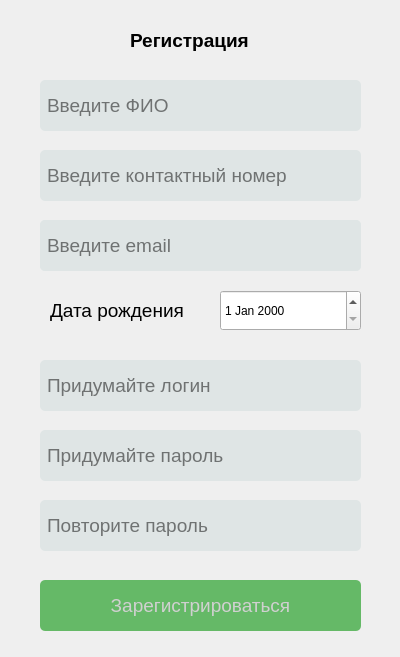
<?xml version="1.0" encoding="UTF-8"?>
<ui version="4.0">
 <class>RegistrationWindow</class>
 <widget class="QDialog" name="RegistrationWindow">
  <property name="geometry">
   <rect>
    <x>0</x>
    <y>0</y>
    <width>400</width>
    <height>657</height>
   </rect>
  </property>
  <property name="windowTitle">
   <string>Dialog</string>
  </property>
  <widget class="QLineEdit" name="salary">
   <property name="geometry">
    <rect>
     <x>40</x>
     <y>220</y>
     <width>321</width>
     <height>51</height>
    </rect>
   </property>
   <property name="palette">
    <palette>
     <active>
      <colorrole role="Button">
       <brush brushstyle="SolidPattern">
        <color alpha="255">
         <red>223</red>
         <green>229</green>
         <blue>229</blue>
        </color>
       </brush>
      </colorrole>
      <colorrole role="Text">
       <brush brushstyle="SolidPattern">
        <color alpha="255">
         <red>0</red>
         <green>0</green>
         <blue>0</blue>
        </color>
       </brush>
      </colorrole>
      <colorrole role="Base">
       <brush brushstyle="SolidPattern">
        <color alpha="255">
         <red>223</red>
         <green>229</green>
         <blue>229</blue>
        </color>
       </brush>
      </colorrole>
      <colorrole role="Window">
       <brush brushstyle="SolidPattern">
        <color alpha="255">
         <red>223</red>
         <green>229</green>
         <blue>229</blue>
        </color>
       </brush>
      </colorrole>
     </active>
     <inactive>
      <colorrole role="Button">
       <brush brushstyle="SolidPattern">
        <color alpha="255">
         <red>223</red>
         <green>229</green>
         <blue>229</blue>
        </color>
       </brush>
      </colorrole>
      <colorrole role="Text">
       <brush brushstyle="SolidPattern">
        <color alpha="255">
         <red>208</red>
         <green>208</green>
         <blue>208</blue>
        </color>
       </brush>
      </colorrole>
      <colorrole role="Base">
       <brush brushstyle="SolidPattern">
        <color alpha="255">
         <red>223</red>
         <green>229</green>
         <blue>229</blue>
        </color>
       </brush>
      </colorrole>
      <colorrole role="Window">
       <brush brushstyle="SolidPattern">
        <color alpha="255">
         <red>223</red>
         <green>229</green>
         <blue>229</blue>
        </color>
       </brush>
      </colorrole>
     </inactive>
     <disabled>
      <colorrole role="Button">
       <brush brushstyle="SolidPattern">
        <color alpha="255">
         <red>223</red>
         <green>229</green>
         <blue>229</blue>
        </color>
       </brush>
      </colorrole>
      <colorrole role="Text">
       <brush brushstyle="SolidPattern">
        <color alpha="96">
         <red>164</red>
         <green>166</green>
         <blue>168</blue>
        </color>
       </brush>
      </colorrole>
      <colorrole role="Base">
       <brush brushstyle="SolidPattern">
        <color alpha="255">
         <red>223</red>
         <green>229</green>
         <blue>229</blue>
        </color>
       </brush>
      </colorrole>
      <colorrole role="Window">
       <brush brushstyle="SolidPattern">
        <color alpha="255">
         <red>223</red>
         <green>229</green>
         <blue>229</blue>
        </color>
       </brush>
      </colorrole>
     </disabled>
    </palette>
   </property>
   <property name="font">
    <font>
     <pointsize>14</pointsize>
     <stylestrategy>PreferDefault</stylestrategy>
    </font>
   </property>
   <property name="styleSheet">
    <string notr="true">QLineEdit {
	padding: 5px;
	border-style: None;
	border-radius: 5px;
	background-color: #dfe5e5
}
QLineEdit:active{
	box-shadow: 1px
}</string>
   </property>
   <property name="placeholderText">
    <string>Введите зарплату</string>
   </property>
  </widget>
  <widget class="QLineEdit" name="phone">
   <property name="geometry">
    <rect>
     <x>40</x>
     <y>150</y>
     <width>321</width>
     <height>51</height>
    </rect>
   </property>
   <property name="palette">
    <palette>
     <active>
      <colorrole role="Button">
       <brush brushstyle="SolidPattern">
        <color alpha="255">
         <red>223</red>
         <green>229</green>
         <blue>229</blue>
        </color>
       </brush>
      </colorrole>
      <colorrole role="Text">
       <brush brushstyle="SolidPattern">
        <color alpha="255">
         <red>0</red>
         <green>0</green>
         <blue>0</blue>
        </color>
       </brush>
      </colorrole>
      <colorrole role="Base">
       <brush brushstyle="SolidPattern">
        <color alpha="255">
         <red>223</red>
         <green>229</green>
         <blue>229</blue>
        </color>
       </brush>
      </colorrole>
      <colorrole role="Window">
       <brush brushstyle="SolidPattern">
        <color alpha="255">
         <red>223</red>
         <green>229</green>
         <blue>229</blue>
        </color>
       </brush>
      </colorrole>
     </active>
     <inactive>
      <colorrole role="Button">
       <brush brushstyle="SolidPattern">
        <color alpha="255">
         <red>223</red>
         <green>229</green>
         <blue>229</blue>
        </color>
       </brush>
      </colorrole>
      <colorrole role="Text">
       <brush brushstyle="SolidPattern">
        <color alpha="255">
         <red>208</red>
         <green>208</green>
         <blue>208</blue>
        </color>
       </brush>
      </colorrole>
      <colorrole role="Base">
       <brush brushstyle="SolidPattern">
        <color alpha="255">
         <red>223</red>
         <green>229</green>
         <blue>229</blue>
        </color>
       </brush>
      </colorrole>
      <colorrole role="Window">
       <brush brushstyle="SolidPattern">
        <color alpha="255">
         <red>223</red>
         <green>229</green>
         <blue>229</blue>
        </color>
       </brush>
      </colorrole>
     </inactive>
     <disabled>
      <colorrole role="Button">
       <brush brushstyle="SolidPattern">
        <color alpha="255">
         <red>223</red>
         <green>229</green>
         <blue>229</blue>
        </color>
       </brush>
      </colorrole>
      <colorrole role="Text">
       <brush brushstyle="SolidPattern">
        <color alpha="96">
         <red>164</red>
         <green>166</green>
         <blue>168</blue>
        </color>
       </brush>
      </colorrole>
      <colorrole role="Base">
       <brush brushstyle="SolidPattern">
        <color alpha="255">
         <red>223</red>
         <green>229</green>
         <blue>229</blue>
        </color>
       </brush>
      </colorrole>
      <colorrole role="Window">
       <brush brushstyle="SolidPattern">
        <color alpha="255">
         <red>223</red>
         <green>229</green>
         <blue>229</blue>
        </color>
       </brush>
      </colorrole>
     </disabled>
    </palette>
   </property>
   <property name="font">
    <font>
     <pointsize>14</pointsize>
     <stylestrategy>PreferDefault</stylestrategy>
    </font>
   </property>
   <property name="styleSheet">
    <string notr="true">QLineEdit {
	padding: 5px;
	border-style: None;
	border-radius: 5px;
	background-color: #dfe5e5
}
</string>
   </property>
   <property name="placeholderText">
    <string>Введите контактный номер</string>
   </property>
  </widget>
  <widget class="QLabel" name="label">
   <property name="geometry">
    <rect>
     <x>130</x>
     <y>30</y>
     <width>141</width>
     <height>21</height>
    </rect>
   </property>
   <property name="font">
    <font>
     <pointsize>14</pointsize>
     <bold>true</bold>
    </font>
   </property>
   <property name="text">
    <string>Регистрация</string>
   </property>
  </widget>
  <widget class="QLineEdit" name="name">
   <property name="geometry">
    <rect>
     <x>40</x>
     <y>80</y>
     <width>321</width>
     <height>51</height>
    </rect>
   </property>
   <property name="palette">
    <palette>
     <active>
      <colorrole role="Button">
       <brush brushstyle="SolidPattern">
        <color alpha="255">
         <red>223</red>
         <green>229</green>
         <blue>229</blue>
        </color>
       </brush>
      </colorrole>
      <colorrole role="Text">
       <brush brushstyle="SolidPattern">
        <color alpha="255">
         <red>0</red>
         <green>0</green>
         <blue>0</blue>
        </color>
       </brush>
      </colorrole>
      <colorrole role="Base">
       <brush brushstyle="SolidPattern">
        <color alpha="255">
         <red>223</red>
         <green>229</green>
         <blue>229</blue>
        </color>
       </brush>
      </colorrole>
      <colorrole role="Window">
       <brush brushstyle="SolidPattern">
        <color alpha="255">
         <red>223</red>
         <green>229</green>
         <blue>229</blue>
        </color>
       </brush>
      </colorrole>
     </active>
     <inactive>
      <colorrole role="Button">
       <brush brushstyle="SolidPattern">
        <color alpha="255">
         <red>223</red>
         <green>229</green>
         <blue>229</blue>
        </color>
       </brush>
      </colorrole>
      <colorrole role="Text">
       <brush brushstyle="SolidPattern">
        <color alpha="255">
         <red>208</red>
         <green>208</green>
         <blue>208</blue>
        </color>
       </brush>
      </colorrole>
      <colorrole role="Base">
       <brush brushstyle="SolidPattern">
        <color alpha="255">
         <red>223</red>
         <green>229</green>
         <blue>229</blue>
        </color>
       </brush>
      </colorrole>
      <colorrole role="Window">
       <brush brushstyle="SolidPattern">
        <color alpha="255">
         <red>223</red>
         <green>229</green>
         <blue>229</blue>
        </color>
       </brush>
      </colorrole>
     </inactive>
     <disabled>
      <colorrole role="Button">
       <brush brushstyle="SolidPattern">
        <color alpha="255">
         <red>223</red>
         <green>229</green>
         <blue>229</blue>
        </color>
       </brush>
      </colorrole>
      <colorrole role="Text">
       <brush brushstyle="SolidPattern">
        <color alpha="96">
         <red>164</red>
         <green>166</green>
         <blue>168</blue>
        </color>
       </brush>
      </colorrole>
      <colorrole role="Base">
       <brush brushstyle="SolidPattern">
        <color alpha="255">
         <red>223</red>
         <green>229</green>
         <blue>229</blue>
        </color>
       </brush>
      </colorrole>
      <colorrole role="Window">
       <brush brushstyle="SolidPattern">
        <color alpha="255">
         <red>223</red>
         <green>229</green>
         <blue>229</blue>
        </color>
       </brush>
      </colorrole>
     </disabled>
    </palette>
   </property>
   <property name="font">
    <font>
     <pointsize>14</pointsize>
     <stylestrategy>PreferDefault</stylestrategy>
    </font>
   </property>
   <property name="styleSheet">
    <string notr="true">QLineEdit {
	padding: 5px;
	border-style: None;
	border-radius: 5px;
	background-color: #dfe5e5
}
</string>
   </property>
   <property name="placeholderText">
    <string>Введите ФИО</string>
   </property>
  </widget>
  <widget class="QLineEdit" name="login">
   <property name="geometry">
    <rect>
     <x>40</x>
     <y>360</y>
     <width>321</width>
     <height>51</height>
    </rect>
   </property>
   <property name="palette">
    <palette>
     <active>
      <colorrole role="Button">
       <brush brushstyle="SolidPattern">
        <color alpha="255">
         <red>223</red>
         <green>229</green>
         <blue>229</blue>
        </color>
       </brush>
      </colorrole>
      <colorrole role="Text">
       <brush brushstyle="SolidPattern">
        <color alpha="255">
         <red>0</red>
         <green>0</green>
         <blue>0</blue>
        </color>
       </brush>
      </colorrole>
      <colorrole role="Base">
       <brush brushstyle="SolidPattern">
        <color alpha="255">
         <red>223</red>
         <green>229</green>
         <blue>229</blue>
        </color>
       </brush>
      </colorrole>
      <colorrole role="Window">
       <brush brushstyle="SolidPattern">
        <color alpha="255">
         <red>223</red>
         <green>229</green>
         <blue>229</blue>
        </color>
       </brush>
      </colorrole>
     </active>
     <inactive>
      <colorrole role="Button">
       <brush brushstyle="SolidPattern">
        <color alpha="255">
         <red>223</red>
         <green>229</green>
         <blue>229</blue>
        </color>
       </brush>
      </colorrole>
      <colorrole role="Text">
       <brush brushstyle="SolidPattern">
        <color alpha="255">
         <red>208</red>
         <green>208</green>
         <blue>208</blue>
        </color>
       </brush>
      </colorrole>
      <colorrole role="Base">
       <brush brushstyle="SolidPattern">
        <color alpha="255">
         <red>223</red>
         <green>229</green>
         <blue>229</blue>
        </color>
       </brush>
      </colorrole>
      <colorrole role="Window">
       <brush brushstyle="SolidPattern">
        <color alpha="255">
         <red>223</red>
         <green>229</green>
         <blue>229</blue>
        </color>
       </brush>
      </colorrole>
     </inactive>
     <disabled>
      <colorrole role="Button">
       <brush brushstyle="SolidPattern">
        <color alpha="255">
         <red>223</red>
         <green>229</green>
         <blue>229</blue>
        </color>
       </brush>
      </colorrole>
      <colorrole role="Text">
       <brush brushstyle="SolidPattern">
        <color alpha="96">
         <red>164</red>
         <green>166</green>
         <blue>168</blue>
        </color>
       </brush>
      </colorrole>
      <colorrole role="Base">
       <brush brushstyle="SolidPattern">
        <color alpha="255">
         <red>223</red>
         <green>229</green>
         <blue>229</blue>
        </color>
       </brush>
      </colorrole>
      <colorrole role="Window">
       <brush brushstyle="SolidPattern">
        <color alpha="255">
         <red>223</red>
         <green>229</green>
         <blue>229</blue>
        </color>
       </brush>
      </colorrole>
     </disabled>
    </palette>
   </property>
   <property name="font">
    <font>
     <pointsize>14</pointsize>
     <stylestrategy>PreferDefault</stylestrategy>
    </font>
   </property>
   <property name="styleSheet">
    <string notr="true">QLineEdit {
	padding: 5px;
	border-style: None;
	border-radius: 5px;
	background-color: #dfe5e5
}
</string>
   </property>
   <property name="placeholderText">
    <string>Придумайте логин</string>
   </property>
  </widget>
  <widget class="QLineEdit" name="password">
   <property name="geometry">
    <rect>
     <x>40</x>
     <y>430</y>
     <width>321</width>
     <height>51</height>
    </rect>
   </property>
   <property name="palette">
    <palette>
     <active>
      <colorrole role="Button">
       <brush brushstyle="SolidPattern">
        <color alpha="255">
         <red>223</red>
         <green>229</green>
         <blue>229</blue>
        </color>
       </brush>
      </colorrole>
      <colorrole role="Text">
       <brush brushstyle="SolidPattern">
        <color alpha="255">
         <red>0</red>
         <green>0</green>
         <blue>0</blue>
        </color>
       </brush>
      </colorrole>
      <colorrole role="Base">
       <brush brushstyle="SolidPattern">
        <color alpha="255">
         <red>223</red>
         <green>229</green>
         <blue>229</blue>
        </color>
       </brush>
      </colorrole>
      <colorrole role="Window">
       <brush brushstyle="SolidPattern">
        <color alpha="255">
         <red>223</red>
         <green>229</green>
         <blue>229</blue>
        </color>
       </brush>
      </colorrole>
     </active>
     <inactive>
      <colorrole role="Button">
       <brush brushstyle="SolidPattern">
        <color alpha="255">
         <red>223</red>
         <green>229</green>
         <blue>229</blue>
        </color>
       </brush>
      </colorrole>
      <colorrole role="Text">
       <brush brushstyle="SolidPattern">
        <color alpha="255">
         <red>208</red>
         <green>208</green>
         <blue>208</blue>
        </color>
       </brush>
      </colorrole>
      <colorrole role="Base">
       <brush brushstyle="SolidPattern">
        <color alpha="255">
         <red>223</red>
         <green>229</green>
         <blue>229</blue>
        </color>
       </brush>
      </colorrole>
      <colorrole role="Window">
       <brush brushstyle="SolidPattern">
        <color alpha="255">
         <red>223</red>
         <green>229</green>
         <blue>229</blue>
        </color>
       </brush>
      </colorrole>
     </inactive>
     <disabled>
      <colorrole role="Button">
       <brush brushstyle="SolidPattern">
        <color alpha="255">
         <red>223</red>
         <green>229</green>
         <blue>229</blue>
        </color>
       </brush>
      </colorrole>
      <colorrole role="Text">
       <brush brushstyle="SolidPattern">
        <color alpha="96">
         <red>164</red>
         <green>166</green>
         <blue>168</blue>
        </color>
       </brush>
      </colorrole>
      <colorrole role="Base">
       <brush brushstyle="SolidPattern">
        <color alpha="255">
         <red>223</red>
         <green>229</green>
         <blue>229</blue>
        </color>
       </brush>
      </colorrole>
      <colorrole role="Window">
       <brush brushstyle="SolidPattern">
        <color alpha="255">
         <red>223</red>
         <green>229</green>
         <blue>229</blue>
        </color>
       </brush>
      </colorrole>
     </disabled>
    </palette>
   </property>
   <property name="font">
    <font>
     <pointsize>14</pointsize>
     <stylestrategy>PreferDefault</stylestrategy>
    </font>
   </property>
   <property name="styleSheet">
    <string notr="true">QLineEdit {
	padding: 5px;
	border-style: None;
	border-radius: 5px;
	background-color: #dfe5e5
}
</string>
   </property>
   <property name="placeholderText">
    <string>Придумайте пароль</string>
   </property>
  </widget>
  <widget class="QDateEdit" name="dateEdit">
   <property name="geometry">
    <rect>
     <x>220</x>
     <y>290</y>
     <width>141</width>
     <height>41</height>
    </rect>
   </property>
  </widget>
  <widget class="QLabel" name="birthLabel">
   <property name="geometry">
    <rect>
     <x>50</x>
     <y>290</y>
     <width>141</width>
     <height>41</height>
    </rect>
   </property>
   <property name="font">
    <font>
     <family>Arial</family>
     <pointsize>14</pointsize>
    </font>
   </property>
   <property name="text">
    <string>Дата рождения</string>
   </property>
  </widget>
  <widget class="QLineEdit" name="email">
   <property name="geometry">
    <rect>
     <x>40</x>
     <y>220</y>
     <width>321</width>
     <height>51</height>
    </rect>
   </property>
   <property name="palette">
    <palette>
     <active>
      <colorrole role="Button">
       <brush brushstyle="SolidPattern">
        <color alpha="255">
         <red>223</red>
         <green>229</green>
         <blue>229</blue>
        </color>
       </brush>
      </colorrole>
      <colorrole role="Text">
       <brush brushstyle="SolidPattern">
        <color alpha="255">
         <red>0</red>
         <green>0</green>
         <blue>0</blue>
        </color>
       </brush>
      </colorrole>
      <colorrole role="Base">
       <brush brushstyle="SolidPattern">
        <color alpha="255">
         <red>223</red>
         <green>229</green>
         <blue>229</blue>
        </color>
       </brush>
      </colorrole>
      <colorrole role="Window">
       <brush brushstyle="SolidPattern">
        <color alpha="255">
         <red>223</red>
         <green>229</green>
         <blue>229</blue>
        </color>
       </brush>
      </colorrole>
     </active>
     <inactive>
      <colorrole role="Button">
       <brush brushstyle="SolidPattern">
        <color alpha="255">
         <red>223</red>
         <green>229</green>
         <blue>229</blue>
        </color>
       </brush>
      </colorrole>
      <colorrole role="Text">
       <brush brushstyle="SolidPattern">
        <color alpha="255">
         <red>208</red>
         <green>208</green>
         <blue>208</blue>
        </color>
       </brush>
      </colorrole>
      <colorrole role="Base">
       <brush brushstyle="SolidPattern">
        <color alpha="255">
         <red>223</red>
         <green>229</green>
         <blue>229</blue>
        </color>
       </brush>
      </colorrole>
      <colorrole role="Window">
       <brush brushstyle="SolidPattern">
        <color alpha="255">
         <red>223</red>
         <green>229</green>
         <blue>229</blue>
        </color>
       </brush>
      </colorrole>
     </inactive>
     <disabled>
      <colorrole role="Button">
       <brush brushstyle="SolidPattern">
        <color alpha="255">
         <red>223</red>
         <green>229</green>
         <blue>229</blue>
        </color>
       </brush>
      </colorrole>
      <colorrole role="Text">
       <brush brushstyle="SolidPattern">
        <color alpha="96">
         <red>164</red>
         <green>166</green>
         <blue>168</blue>
        </color>
       </brush>
      </colorrole>
      <colorrole role="Base">
       <brush brushstyle="SolidPattern">
        <color alpha="255">
         <red>223</red>
         <green>229</green>
         <blue>229</blue>
        </color>
       </brush>
      </colorrole>
      <colorrole role="Window">
       <brush brushstyle="SolidPattern">
        <color alpha="255">
         <red>223</red>
         <green>229</green>
         <blue>229</blue>
        </color>
       </brush>
      </colorrole>
     </disabled>
    </palette>
   </property>
   <property name="font">
    <font>
     <pointsize>14</pointsize>
     <stylestrategy>PreferDefault</stylestrategy>
    </font>
   </property>
   <property name="styleSheet">
    <string notr="true">QLineEdit {
	padding: 5px;
	border-style: None;
	border-radius: 5px;
	background-color: #dfe5e5
}
</string>
   </property>
   <property name="placeholderText">
    <string>Введите email</string>
   </property>
  </widget>
  <widget class="QPushButton" name="regButton">
   <property name="geometry">
    <rect>
     <x>40</x>
     <y>580</y>
     <width>321</width>
     <height>51</height>
    </rect>
   </property>
   <property name="palette">
    <palette>
     <active>
      <colorrole role="WindowText">
       <brush brushstyle="SolidPattern">
        <color alpha="255">
         <red>0</red>
         <green>0</green>
         <blue>0</blue>
        </color>
       </brush>
      </colorrole>
      <colorrole role="Button">
       <brush brushstyle="SolidPattern">
        <color alpha="255">
         <red>101</red>
         <green>185</green>
         <blue>103</blue>
        </color>
       </brush>
      </colorrole>
      <colorrole role="Light">
       <brush brushstyle="SolidPattern">
        <color alpha="255">
         <red>255</red>
         <green>255</green>
         <blue>255</blue>
        </color>
       </brush>
      </colorrole>
      <colorrole role="Midlight">
       <brush brushstyle="SolidPattern">
        <color alpha="255">
         <red>227</red>
         <green>227</green>
         <blue>227</blue>
        </color>
       </brush>
      </colorrole>
      <colorrole role="Dark">
       <brush brushstyle="SolidPattern">
        <color alpha="255">
         <red>160</red>
         <green>160</green>
         <blue>160</blue>
        </color>
       </brush>
      </colorrole>
      <colorrole role="Mid">
       <brush brushstyle="SolidPattern">
        <color alpha="255">
         <red>160</red>
         <green>160</green>
         <blue>160</blue>
        </color>
       </brush>
      </colorrole>
      <colorrole role="Text">
       <brush brushstyle="SolidPattern">
        <color alpha="255">
         <red>0</red>
         <green>0</green>
         <blue>0</blue>
        </color>
       </brush>
      </colorrole>
      <colorrole role="BrightText">
       <brush brushstyle="SolidPattern">
        <color alpha="255">
         <red>255</red>
         <green>255</green>
         <blue>255</blue>
        </color>
       </brush>
      </colorrole>
      <colorrole role="ButtonText">
       <brush brushstyle="SolidPattern">
        <color alpha="255">
         <red>255</red>
         <green>255</green>
         <blue>255</blue>
        </color>
       </brush>
      </colorrole>
      <colorrole role="Base">
       <brush brushstyle="SolidPattern">
        <color alpha="255">
         <red>101</red>
         <green>185</green>
         <blue>103</blue>
        </color>
       </brush>
      </colorrole>
      <colorrole role="Window">
       <brush brushstyle="SolidPattern">
        <color alpha="255">
         <red>101</red>
         <green>185</green>
         <blue>103</blue>
        </color>
       </brush>
      </colorrole>
      <colorrole role="Shadow">
       <brush brushstyle="SolidPattern">
        <color alpha="255">
         <red>105</red>
         <green>105</green>
         <blue>105</blue>
        </color>
       </brush>
      </colorrole>
      <colorrole role="Highlight">
       <brush brushstyle="SolidPattern">
        <color alpha="255">
         <red>0</red>
         <green>120</green>
         <blue>215</blue>
        </color>
       </brush>
      </colorrole>
      <colorrole role="HighlightedText">
       <brush brushstyle="SolidPattern">
        <color alpha="255">
         <red>255</red>
         <green>255</green>
         <blue>255</blue>
        </color>
       </brush>
      </colorrole>
      <colorrole role="Link">
       <brush brushstyle="SolidPattern">
        <color alpha="255">
         <red>0</red>
         <green>0</green>
         <blue>255</blue>
        </color>
       </brush>
      </colorrole>
      <colorrole role="LinkVisited">
       <brush brushstyle="SolidPattern">
        <color alpha="255">
         <red>255</red>
         <green>0</green>
         <blue>255</blue>
        </color>
       </brush>
      </colorrole>
      <colorrole role="AlternateBase">
       <brush brushstyle="SolidPattern">
        <color alpha="255">
         <red>245</red>
         <green>245</green>
         <blue>245</blue>
        </color>
       </brush>
      </colorrole>
      <colorrole role="NoRole">
       <brush brushstyle="SolidPattern">
        <color alpha="255">
         <red>0</red>
         <green>0</green>
         <blue>0</blue>
        </color>
       </brush>
      </colorrole>
      <colorrole role="ToolTipBase">
       <brush brushstyle="SolidPattern">
        <color alpha="255">
         <red>255</red>
         <green>255</green>
         <blue>220</blue>
        </color>
       </brush>
      </colorrole>
      <colorrole role="ToolTipText">
       <brush brushstyle="SolidPattern">
        <color alpha="255">
         <red>0</red>
         <green>0</green>
         <blue>0</blue>
        </color>
       </brush>
      </colorrole>
      <colorrole role="PlaceholderText">
       <brush brushstyle="SolidPattern">
        <color alpha="128">
         <red>0</red>
         <green>0</green>
         <blue>0</blue>
        </color>
       </brush>
      </colorrole>
     </active>
     <inactive>
      <colorrole role="WindowText">
       <brush brushstyle="SolidPattern">
        <color alpha="255">
         <red>208</red>
         <green>208</green>
         <blue>208</blue>
        </color>
       </brush>
      </colorrole>
      <colorrole role="Button">
       <brush brushstyle="SolidPattern">
        <color alpha="255">
         <red>101</red>
         <green>185</green>
         <blue>103</blue>
        </color>
       </brush>
      </colorrole>
      <colorrole role="Light">
       <brush brushstyle="SolidPattern">
        <color alpha="255">
         <red>255</red>
         <green>255</green>
         <blue>255</blue>
        </color>
       </brush>
      </colorrole>
      <colorrole role="Midlight">
       <brush brushstyle="SolidPattern">
        <color alpha="255">
         <red>227</red>
         <green>227</green>
         <blue>227</blue>
        </color>
       </brush>
      </colorrole>
      <colorrole role="Dark">
       <brush brushstyle="SolidPattern">
        <color alpha="255">
         <red>64</red>
         <green>65</green>
         <blue>66</blue>
        </color>
       </brush>
      </colorrole>
      <colorrole role="Mid">
       <brush brushstyle="SolidPattern">
        <color alpha="255">
         <red>160</red>
         <green>160</green>
         <blue>160</blue>
        </color>
       </brush>
      </colorrole>
      <colorrole role="Text">
       <brush brushstyle="SolidPattern">
        <color alpha="255">
         <red>208</red>
         <green>208</green>
         <blue>208</blue>
        </color>
       </brush>
      </colorrole>
      <colorrole role="BrightText">
       <brush brushstyle="SolidPattern">
        <color alpha="255">
         <red>255</red>
         <green>51</green>
         <blue>51</blue>
        </color>
       </brush>
      </colorrole>
      <colorrole role="ButtonText">
       <brush brushstyle="SolidPattern">
        <color alpha="255">
         <red>208</red>
         <green>208</green>
         <blue>208</blue>
        </color>
       </brush>
      </colorrole>
      <colorrole role="Base">
       <brush brushstyle="SolidPattern">
        <color alpha="255">
         <red>101</red>
         <green>185</green>
         <blue>103</blue>
        </color>
       </brush>
      </colorrole>
      <colorrole role="Window">
       <brush brushstyle="SolidPattern">
        <color alpha="255">
         <red>101</red>
         <green>185</green>
         <blue>103</blue>
        </color>
       </brush>
      </colorrole>
      <colorrole role="Shadow">
       <brush brushstyle="SolidPattern">
        <color alpha="255">
         <red>105</red>
         <green>105</green>
         <blue>105</blue>
        </color>
       </brush>
      </colorrole>
      <colorrole role="Highlight">
       <brush brushstyle="SolidPattern">
        <color alpha="255">
         <red>29</red>
         <green>84</green>
         <blue>92</blue>
        </color>
       </brush>
      </colorrole>
      <colorrole role="HighlightedText">
       <brush brushstyle="SolidPattern">
        <color alpha="255">
         <red>240</red>
         <green>240</green>
         <blue>240</blue>
        </color>
       </brush>
      </colorrole>
      <colorrole role="Link">
       <brush brushstyle="SolidPattern">
        <color alpha="255">
         <red>0</red>
         <green>122</green>
         <blue>244</blue>
        </color>
       </brush>
      </colorrole>
      <colorrole role="LinkVisited">
       <brush brushstyle="SolidPattern">
        <color alpha="255">
         <red>165</red>
         <green>122</green>
         <blue>255</blue>
        </color>
       </brush>
      </colorrole>
      <colorrole role="AlternateBase">
       <brush brushstyle="SolidPattern">
        <color alpha="255">
         <red>53</red>
         <green>54</green>
         <blue>55</blue>
        </color>
       </brush>
      </colorrole>
      <colorrole role="NoRole">
       <brush brushstyle="NoBrush">
        <color alpha="255">
         <red>0</red>
         <green>0</green>
         <blue>0</blue>
        </color>
       </brush>
      </colorrole>
      <colorrole role="ToolTipBase">
       <brush brushstyle="SolidPattern">
        <color alpha="255">
         <red>64</red>
         <green>65</green>
         <blue>66</blue>
        </color>
       </brush>
      </colorrole>
      <colorrole role="ToolTipText">
       <brush brushstyle="SolidPattern">
        <color alpha="255">
         <red>208</red>
         <green>208</green>
         <blue>208</blue>
        </color>
       </brush>
      </colorrole>
      <colorrole role="PlaceholderText">
       <brush brushstyle="SolidPattern">
        <color alpha="255">
         <red>127</red>
         <green>127</green>
         <blue>128</blue>
        </color>
       </brush>
      </colorrole>
     </inactive>
     <disabled>
      <colorrole role="WindowText">
       <brush brushstyle="SolidPattern">
        <color alpha="255">
         <red>120</red>
         <green>120</green>
         <blue>120</blue>
        </color>
       </brush>
      </colorrole>
      <colorrole role="Button">
       <brush brushstyle="SolidPattern">
        <color alpha="255">
         <red>101</red>
         <green>185</green>
         <blue>103</blue>
        </color>
       </brush>
      </colorrole>
      <colorrole role="Light">
       <brush brushstyle="SolidPattern">
        <color alpha="255">
         <red>255</red>
         <green>255</green>
         <blue>255</blue>
        </color>
       </brush>
      </colorrole>
      <colorrole role="Midlight">
       <brush brushstyle="SolidPattern">
        <color alpha="255">
         <red>247</red>
         <green>247</green>
         <blue>247</blue>
        </color>
       </brush>
      </colorrole>
      <colorrole role="Dark">
       <brush brushstyle="SolidPattern">
        <color alpha="255">
         <red>160</red>
         <green>160</green>
         <blue>160</blue>
        </color>
       </brush>
      </colorrole>
      <colorrole role="Mid">
       <brush brushstyle="SolidPattern">
        <color alpha="255">
         <red>160</red>
         <green>160</green>
         <blue>160</blue>
        </color>
       </brush>
      </colorrole>
      <colorrole role="Text">
       <brush brushstyle="SolidPattern">
        <color alpha="96">
         <red>164</red>
         <green>166</green>
         <blue>168</blue>
        </color>
       </brush>
      </colorrole>
      <colorrole role="BrightText">
       <brush brushstyle="SolidPattern">
        <color alpha="255">
         <red>255</red>
         <green>255</green>
         <blue>255</blue>
        </color>
       </brush>
      </colorrole>
      <colorrole role="ButtonText">
       <brush brushstyle="SolidPattern">
        <color alpha="255">
         <red>120</red>
         <green>120</green>
         <blue>120</blue>
        </color>
       </brush>
      </colorrole>
      <colorrole role="Base">
       <brush brushstyle="SolidPattern">
        <color alpha="255">
         <red>101</red>
         <green>185</green>
         <blue>103</blue>
        </color>
       </brush>
      </colorrole>
      <colorrole role="Window">
       <brush brushstyle="SolidPattern">
        <color alpha="255">
         <red>101</red>
         <green>185</green>
         <blue>103</blue>
        </color>
       </brush>
      </colorrole>
      <colorrole role="Shadow">
       <brush brushstyle="SolidPattern">
        <color alpha="255">
         <red>0</red>
         <green>0</green>
         <blue>0</blue>
        </color>
       </brush>
      </colorrole>
      <colorrole role="Highlight">
       <brush brushstyle="SolidPattern">
        <color alpha="255">
         <red>29</red>
         <green>84</green>
         <blue>92</blue>
        </color>
       </brush>
      </colorrole>
      <colorrole role="HighlightedText">
       <brush brushstyle="SolidPattern">
        <color alpha="255">
         <red>240</red>
         <green>240</green>
         <blue>240</blue>
        </color>
       </brush>
      </colorrole>
      <colorrole role="Link">
       <brush brushstyle="SolidPattern">
        <color alpha="255">
         <red>0</red>
         <green>122</green>
         <blue>244</blue>
        </color>
       </brush>
      </colorrole>
      <colorrole role="LinkVisited">
       <brush brushstyle="SolidPattern">
        <color alpha="255">
         <red>165</red>
         <green>122</green>
         <blue>255</blue>
        </color>
       </brush>
      </colorrole>
      <colorrole role="AlternateBase">
       <brush brushstyle="SolidPattern">
        <color alpha="255">
         <red>53</red>
         <green>54</green>
         <blue>55</blue>
        </color>
       </brush>
      </colorrole>
      <colorrole role="NoRole">
       <brush brushstyle="NoBrush">
        <color alpha="255">
         <red>0</red>
         <green>0</green>
         <blue>0</blue>
        </color>
       </brush>
      </colorrole>
      <colorrole role="ToolTipBase">
       <brush brushstyle="SolidPattern">
        <color alpha="255">
         <red>64</red>
         <green>65</green>
         <blue>66</blue>
        </color>
       </brush>
      </colorrole>
      <colorrole role="ToolTipText">
       <brush brushstyle="SolidPattern">
        <color alpha="255">
         <red>208</red>
         <green>208</green>
         <blue>208</blue>
        </color>
       </brush>
      </colorrole>
      <colorrole role="PlaceholderText">
       <brush brushstyle="SolidPattern">
        <color alpha="255">
         <red>127</red>
         <green>127</green>
         <blue>128</blue>
        </color>
       </brush>
      </colorrole>
     </disabled>
    </palette>
   </property>
   <property name="font">
    <font>
     <pointsize>14</pointsize>
     <bold>false</bold>
    </font>
   </property>
   <property name="styleSheet">
    <string notr="true">QPushButton{
	background-color: rgb(101, 185, 103);
	border-style: None;
	border-radius: 5px;
}</string>
   </property>
   <property name="text">
    <string>Зарегистрироваться</string>
   </property>
   <property name="autoDefault">
    <bool>false</bool>
   </property>
   <property name="default">
    <bool>true</bool>
   </property>
   <property name="flat">
    <bool>false</bool>
   </property>
  </widget>
  <widget class="QLineEdit" name="password2">
   <property name="geometry">
    <rect>
     <x>40</x>
     <y>500</y>
     <width>321</width>
     <height>51</height>
    </rect>
   </property>
   <property name="palette">
    <palette>
     <active>
      <colorrole role="Button">
       <brush brushstyle="SolidPattern">
        <color alpha="255">
         <red>223</red>
         <green>229</green>
         <blue>229</blue>
        </color>
       </brush>
      </colorrole>
      <colorrole role="Text">
       <brush brushstyle="SolidPattern">
        <color alpha="255">
         <red>0</red>
         <green>0</green>
         <blue>0</blue>
        </color>
       </brush>
      </colorrole>
      <colorrole role="Base">
       <brush brushstyle="SolidPattern">
        <color alpha="255">
         <red>223</red>
         <green>229</green>
         <blue>229</blue>
        </color>
       </brush>
      </colorrole>
      <colorrole role="Window">
       <brush brushstyle="SolidPattern">
        <color alpha="255">
         <red>223</red>
         <green>229</green>
         <blue>229</blue>
        </color>
       </brush>
      </colorrole>
     </active>
     <inactive>
      <colorrole role="Button">
       <brush brushstyle="SolidPattern">
        <color alpha="255">
         <red>223</red>
         <green>229</green>
         <blue>229</blue>
        </color>
       </brush>
      </colorrole>
      <colorrole role="Text">
       <brush brushstyle="SolidPattern">
        <color alpha="255">
         <red>208</red>
         <green>208</green>
         <blue>208</blue>
        </color>
       </brush>
      </colorrole>
      <colorrole role="Base">
       <brush brushstyle="SolidPattern">
        <color alpha="255">
         <red>223</red>
         <green>229</green>
         <blue>229</blue>
        </color>
       </brush>
      </colorrole>
      <colorrole role="Window">
       <brush brushstyle="SolidPattern">
        <color alpha="255">
         <red>223</red>
         <green>229</green>
         <blue>229</blue>
        </color>
       </brush>
      </colorrole>
     </inactive>
     <disabled>
      <colorrole role="Button">
       <brush brushstyle="SolidPattern">
        <color alpha="255">
         <red>223</red>
         <green>229</green>
         <blue>229</blue>
        </color>
       </brush>
      </colorrole>
      <colorrole role="Text">
       <brush brushstyle="SolidPattern">
        <color alpha="96">
         <red>164</red>
         <green>166</green>
         <blue>168</blue>
        </color>
       </brush>
      </colorrole>
      <colorrole role="Base">
       <brush brushstyle="SolidPattern">
        <color alpha="255">
         <red>223</red>
         <green>229</green>
         <blue>229</blue>
        </color>
       </brush>
      </colorrole>
      <colorrole role="Window">
       <brush brushstyle="SolidPattern">
        <color alpha="255">
         <red>223</red>
         <green>229</green>
         <blue>229</blue>
        </color>
       </brush>
      </colorrole>
     </disabled>
    </palette>
   </property>
   <property name="font">
    <font>
     <pointsize>14</pointsize>
     <stylestrategy>PreferDefault</stylestrategy>
    </font>
   </property>
   <property name="styleSheet">
    <string notr="true">QLineEdit {
	padding: 5px;
	border-style: None;
	border-radius: 5px;
	background-color: #dfe5e5
}
</string>
   </property>
   <property name="placeholderText">
    <string>Повторите пароль</string>
   </property>
  </widget>
 </widget>
 <resources/>
 <connections/>
</ui>
